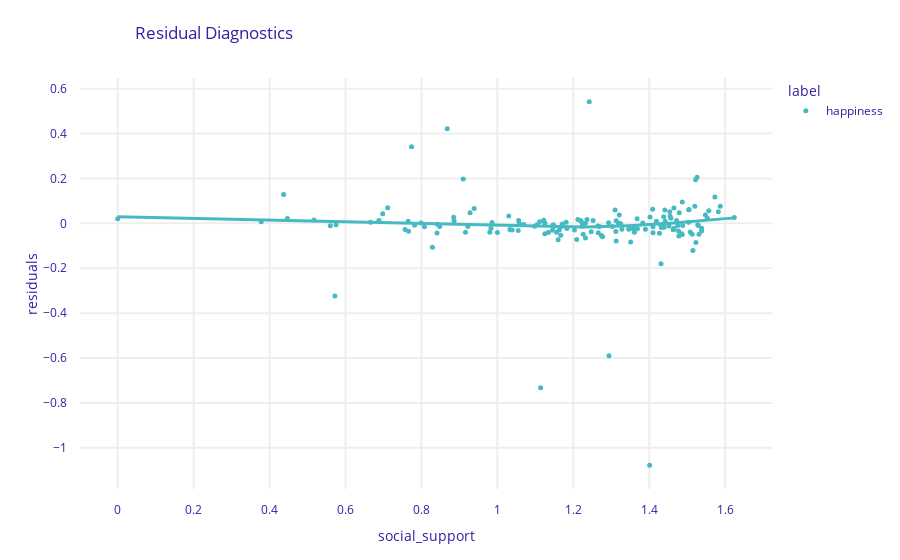

Notebook source saved alongside this figure:
### Code cell
explainer.model_diagnostics().plot(variable='social_support', marker_size=5, line_width=3)

### Figure 1 — Plotly figure (JSON) as saved in the notebook; plotly's stock layout.template omitted (floating-point values rounded to 4 significant figures; data arrays with more than 128 entries replaced by an {"elided": "..."} marker saying what was removed)
{"data": [{"hovertemplate": "<b>%{hovertext}</b><br><br>label=happiness<br>social_support=%{x}<br>residuals=%{y}<extra></extra>", "hovertext": {"elided": "156 int values"}, "legendgroup": "happiness", "line": {"width": 3}, "marker": {"color": "#46bac2", "size": 5, "symbol": "circle"}, "mode": "markers", "name": "happiness", "orientation": "v", "showlegend": true, "type": "scatter", "x": {"elided": "156 float values"}, "xaxis": "x", "y": {"elided": "156 float values"}, "yaxis": "y"}, {"hovertemplate": "<b>LOWESS trendline</b><br><br>label=happiness<br>social_support=%{x}<br>residuals=%{y} <b>(trend)</b><extra></extra>", "legendgroup": "happiness", "line": {"width": 3}, "marker": {"color": "#46bac2", "size": 5, "symbol": "circle"}, "mode": "lines", "name": "happiness", "showlegend": false, "type": "scatter", "x": {"elided": "156 float values"}, "xaxis": "x", "y": {"elided": "156 float values"}, "yaxis": "y"}], "layout": {"font": {"color": "#371ea3"}, "legend": {"title": {"text": "label"}, "tracegroupgap": 0}, "margin": {"b": 71, "r": 30, "t": 78}, "title": {"text": "Residual Diagnostics", "x": 0.15}, "xaxis": {"anchor": "y", "automargin": true, "domain": [0, 1], "fixedrange": true, "gridwidth": 2, "tickcolor": "white", "ticklen": 10, "ticks": "outside", "title": {"text": "social_support"}, "type": "linear", "zeroline": false}, "yaxis": {"anchor": "x", "automargin": true, "domain": [0, 1], "fixedrange": true, "gridwidth": 2, "tickcolor": "white", "ticklen": 10, "ticks": "outside", "title": {"text": "residuals"}, "type": "linear", "zeroline": false}}}
